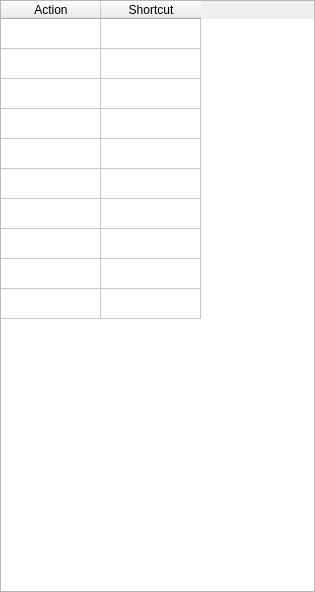
<?xml version="1.0" encoding="UTF-8"?>
<ui version="4.0">
 <class>ViewerHelpDialog</class>
 <widget class="QDialog" name="ViewerHelpDialog">
  <property name="geometry">
   <rect>
    <x>0</x>
    <y>0</y>
    <width>315</width>
    <height>592</height>
   </rect>
  </property>
  <property name="windowTitle">
   <string>Shortcuts List</string>
  </property>
  <property name="modal">
   <bool>true</bool>
  </property>
  <layout class="QGridLayout" name="gridLayout">
   <property name="leftMargin">
    <number>0</number>
   </property>
   <property name="topMargin">
    <number>0</number>
   </property>
   <property name="rightMargin">
    <number>0</number>
   </property>
   <property name="bottomMargin">
    <number>0</number>
   </property>
   <item row="0" column="0">
    <widget class="QTableWidget" name="tableWidget">
     <property name="autoFillBackground">
      <bool>false</bool>
     </property>
     <property name="frameShape">
      <enum>QFrame::StyledPanel</enum>
     </property>
     <property name="frameShadow">
      <enum>QFrame::Sunken</enum>
     </property>
     <property name="lineWidth">
      <number>1</number>
     </property>
     <property name="editTriggers">
      <set>QAbstractItemView::NoEditTriggers</set>
     </property>
     <property name="tabKeyNavigation">
      <bool>false</bool>
     </property>
     <property name="showDropIndicator" stdset="0">
      <bool>false</bool>
     </property>
     <property name="dragDropOverwriteMode">
      <bool>false</bool>
     </property>
     <property name="selectionMode">
      <enum>QAbstractItemView::NoSelection</enum>
     </property>
     <property name="selectionBehavior">
      <enum>QAbstractItemView::SelectRows</enum>
     </property>
     <property name="textElideMode">
      <enum>Qt::ElideMiddle</enum>
     </property>
     <property name="showGrid">
      <bool>true</bool>
     </property>
     <property name="gridStyle">
      <enum>Qt::SolidLine</enum>
     </property>
     <property name="cornerButtonEnabled">
      <bool>false</bool>
     </property>
     <property name="rowCount">
      <number>10</number>
     </property>
     <property name="columnCount">
      <number>2</number>
     </property>
     <attribute name="verticalHeaderVisible">
      <bool>false</bool>
     </attribute>
     <row/>
     <row/>
     <row/>
     <row/>
     <row/>
     <row/>
     <row/>
     <row/>
     <row/>
     <row/>
     <column>
      <property name="text">
       <string>Action</string>
      </property>
     </column>
     <column>
      <property name="text">
       <string>Shortcut</string>
      </property>
     </column>
    </widget>
   </item>
  </layout>
 </widget>
 <resources/>
 <connections/>
</ui>
